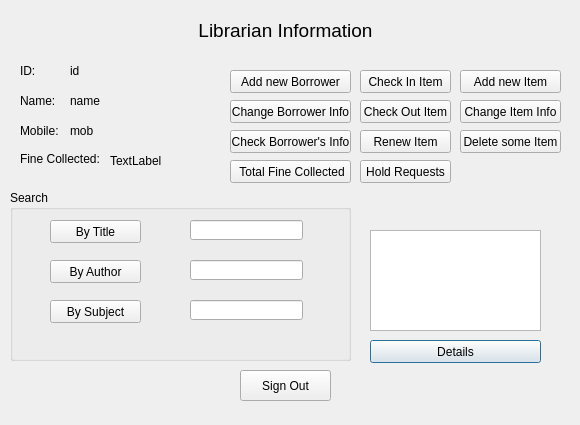
<?xml version="1.0" encoding="UTF-8"?>
<ui version="4.0">
 <class>LibrarianData</class>
 <widget class="QDialog" name="LibrarianData">
  <property name="geometry">
   <rect>
    <x>0</x>
    <y>0</y>
    <width>580</width>
    <height>425</height>
   </rect>
  </property>
  <property name="windowTitle">
   <string>Dialog</string>
  </property>
  <widget class="QPushButton" name="details">
   <property name="geometry">
    <rect>
     <x>370</x>
     <y>340</y>
     <width>171</width>
     <height>23</height>
    </rect>
   </property>
   <property name="text">
    <string>Details</string>
   </property>
  </widget>
  <widget class="QLabel" name="label_2">
   <property name="geometry">
    <rect>
     <x>20</x>
     <y>90</y>
     <width>47</width>
     <height>21</height>
    </rect>
   </property>
   <property name="text">
    <string>Name:</string>
   </property>
  </widget>
  <widget class="QLabel" name="label_3">
   <property name="geometry">
    <rect>
     <x>20</x>
     <y>120</y>
     <width>47</width>
     <height>21</height>
    </rect>
   </property>
   <property name="text">
    <string>Mobile:</string>
   </property>
  </widget>
  <widget class="QPushButton" name="renew">
   <property name="geometry">
    <rect>
     <x>360</x>
     <y>130</y>
     <width>91</width>
     <height>23</height>
    </rect>
   </property>
   <property name="text">
    <string>Renew Item</string>
   </property>
  </widget>
  <widget class="QListWidget" name="clistWidget_2">
   <property name="geometry">
    <rect>
     <x>370</x>
     <y>230</y>
     <width>171</width>
     <height>101</height>
    </rect>
   </property>
  </widget>
  <widget class="QLabel" name="cName">
   <property name="geometry">
    <rect>
     <x>70</x>
     <y>90</y>
     <width>131</width>
     <height>21</height>
    </rect>
   </property>
   <property name="text">
    <string>name</string>
   </property>
  </widget>
  <widget class="QPushButton" name="checkBor">
   <property name="geometry">
    <rect>
     <x>230</x>
     <y>130</y>
     <width>121</width>
     <height>23</height>
    </rect>
   </property>
   <property name="text">
    <string>Check Borrower's Info</string>
   </property>
  </widget>
  <widget class="QLabel" name="cMob">
   <property name="geometry">
    <rect>
     <x>70</x>
     <y>120</y>
     <width>131</width>
     <height>21</height>
    </rect>
   </property>
   <property name="text">
    <string>mob</string>
   </property>
  </widget>
  <widget class="QPushButton" name="signOut">
   <property name="geometry">
    <rect>
     <x>240</x>
     <y>370</y>
     <width>91</width>
     <height>31</height>
    </rect>
   </property>
   <property name="text">
    <string>Sign Out</string>
   </property>
  </widget>
  <widget class="QPushButton" name="holdReq">
   <property name="geometry">
    <rect>
     <x>360</x>
     <y>160</y>
     <width>91</width>
     <height>23</height>
    </rect>
   </property>
   <property name="text">
    <string>Hold Requests</string>
   </property>
  </widget>
  <widget class="QLabel" name="label_4">
   <property name="geometry">
    <rect>
     <x>110</x>
     <y>20</y>
     <width>351</width>
     <height>20</height>
    </rect>
   </property>
   <property name="font">
    <font>
     <pointsize>14</pointsize>
    </font>
   </property>
   <property name="layoutDirection">
    <enum>Qt::LeftToRight</enum>
   </property>
   <property name="styleSheet">
    <string notr="true"/>
   </property>
   <property name="text">
    <string>Librarian Information</string>
   </property>
   <property name="alignment">
    <set>Qt::AlignCenter</set>
   </property>
  </widget>
  <widget class="QGroupBox" name="groupBox">
   <property name="geometry">
    <rect>
     <x>10</x>
     <y>190</y>
     <width>341</width>
     <height>171</height>
    </rect>
   </property>
   <property name="title">
    <string>Search</string>
   </property>
   <widget class="QPushButton" name="cauthor">
    <property name="geometry">
     <rect>
      <x>40</x>
      <y>70</y>
      <width>91</width>
      <height>23</height>
     </rect>
    </property>
    <property name="text">
     <string>By Author</string>
    </property>
   </widget>
   <widget class="QLineEdit" name="ctitle_2">
    <property name="geometry">
     <rect>
      <x>180</x>
      <y>30</y>
      <width>113</width>
      <height>20</height>
     </rect>
    </property>
   </widget>
   <widget class="QLineEdit" name="csubject_2">
    <property name="geometry">
     <rect>
      <x>180</x>
      <y>110</y>
      <width>113</width>
      <height>20</height>
     </rect>
    </property>
   </widget>
   <widget class="QLineEdit" name="cauthor_2">
    <property name="geometry">
     <rect>
      <x>180</x>
      <y>70</y>
      <width>113</width>
      <height>20</height>
     </rect>
    </property>
   </widget>
   <widget class="QPushButton" name="csubject">
    <property name="geometry">
     <rect>
      <x>40</x>
      <y>110</y>
      <width>91</width>
      <height>23</height>
     </rect>
    </property>
    <property name="text">
     <string>By Subject</string>
    </property>
   </widget>
   <widget class="QPushButton" name="ctitle">
    <property name="geometry">
     <rect>
      <x>40</x>
      <y>30</y>
      <width>91</width>
      <height>23</height>
     </rect>
    </property>
    <property name="text">
     <string>By Title</string>
    </property>
   </widget>
  </widget>
  <widget class="QPushButton" name="changeBo">
   <property name="geometry">
    <rect>
     <x>230</x>
     <y>100</y>
     <width>121</width>
     <height>23</height>
    </rect>
   </property>
   <property name="text">
    <string>Change Borrower Info</string>
   </property>
  </widget>
  <widget class="QLabel" name="label">
   <property name="geometry">
    <rect>
     <x>20</x>
     <y>60</y>
     <width>47</width>
     <height>21</height>
    </rect>
   </property>
   <property name="text">
    <string>ID:</string>
   </property>
  </widget>
  <widget class="QLabel" name="clabel_6">
   <property name="geometry">
    <rect>
     <x>370</x>
     <y>200</y>
     <width>171</width>
     <height>20</height>
    </rect>
   </property>
   <property name="text">
    <string/>
   </property>
   <property name="alignment">
    <set>Qt::AlignCenter</set>
   </property>
  </widget>
  <widget class="QLabel" name="cID">
   <property name="geometry">
    <rect>
     <x>70</x>
     <y>60</y>
     <width>131</width>
     <height>21</height>
    </rect>
   </property>
   <property name="text">
    <string>id</string>
   </property>
  </widget>
  <widget class="QPushButton" name="checkOut">
   <property name="geometry">
    <rect>
     <x>360</x>
     <y>100</y>
     <width>91</width>
     <height>23</height>
    </rect>
   </property>
   <property name="text">
    <string>Check Out Item</string>
   </property>
  </widget>
  <widget class="QPushButton" name="addBor">
   <property name="geometry">
    <rect>
     <x>230</x>
     <y>70</y>
     <width>121</width>
     <height>23</height>
    </rect>
   </property>
   <property name="text">
    <string>Add new Borrower</string>
   </property>
  </widget>
  <widget class="QPushButton" name="checkIn">
   <property name="geometry">
    <rect>
     <x>360</x>
     <y>70</y>
     <width>91</width>
     <height>23</height>
    </rect>
   </property>
   <property name="text">
    <string>Check In Item</string>
   </property>
  </widget>
  <widget class="QPushButton" name="addItem">
   <property name="geometry">
    <rect>
     <x>460</x>
     <y>70</y>
     <width>101</width>
     <height>23</height>
    </rect>
   </property>
   <property name="text">
    <string>Add new Item</string>
   </property>
  </widget>
  <widget class="QPushButton" name="delItem">
   <property name="geometry">
    <rect>
     <x>460</x>
     <y>130</y>
     <width>101</width>
     <height>23</height>
    </rect>
   </property>
   <property name="text">
    <string>Delete some Item</string>
   </property>
  </widget>
  <widget class="QPushButton" name="changeItem">
   <property name="geometry">
    <rect>
     <x>460</x>
     <y>100</y>
     <width>101</width>
     <height>23</height>
    </rect>
   </property>
   <property name="text">
    <string>Change Item Info</string>
   </property>
  </widget>
  <widget class="QPushButton" name="totalFine">
   <property name="geometry">
    <rect>
     <x>230</x>
     <y>160</y>
     <width>121</width>
     <height>23</height>
    </rect>
   </property>
   <property name="text">
    <string> Total Fine Collected</string>
   </property>
  </widget>
  <widget class="QLabel" name="flabel">
   <property name="geometry">
    <rect>
     <x>20</x>
     <y>148</y>
     <width>81</width>
     <height>21</height>
    </rect>
   </property>
   <property name="text">
    <string>Fine Collected:</string>
   </property>
  </widget>
  <widget class="QLabel" name="fvalue">
   <property name="geometry">
    <rect>
     <x>110</x>
     <y>150</y>
     <width>101</width>
     <height>21</height>
    </rect>
   </property>
   <property name="text">
    <string>TextLabel</string>
   </property>
  </widget>
 </widget>
 <resources/>
 <connections/>
</ui>
